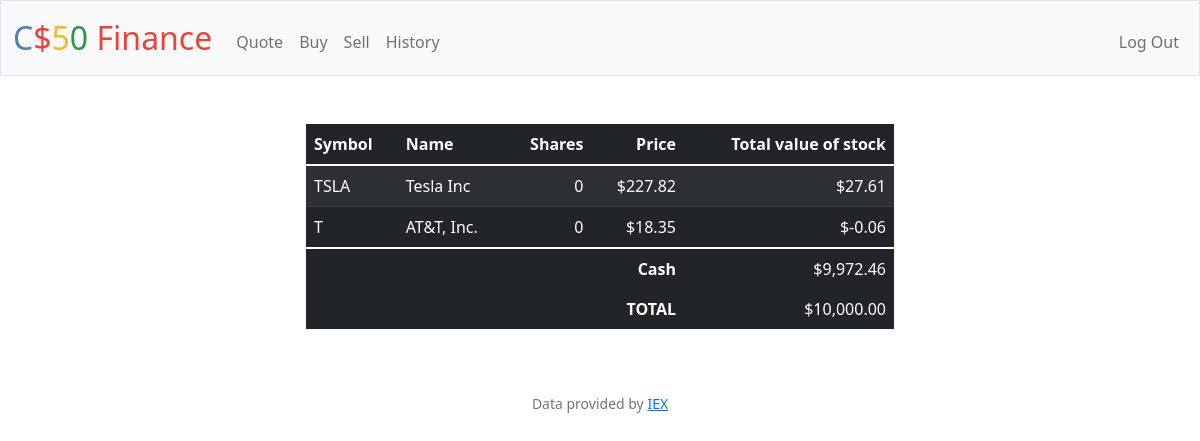
The page / (signed in) on the database as committed earlier.
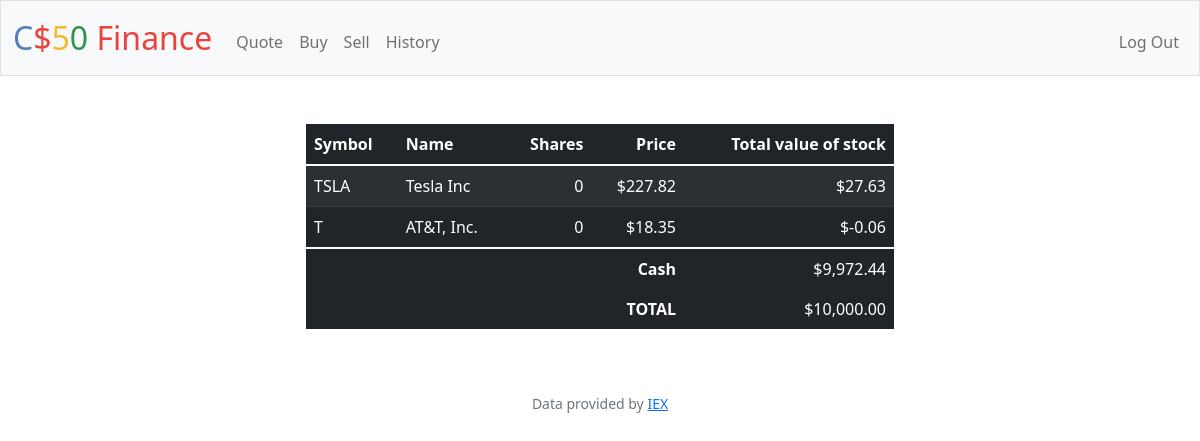
The same page on the database as committed later.
### tables this page shows
CREATE TABLE portfolio (
                portfolio_user_id INTEGER NOT NULL,
                portfolio_id INTEGER PRIMARY KEY,
                name TEXT NOT NULL,
                symbol TEXT NOT NULL,
                shares INTEGER NOT NULL,
                price INTEGER NOT NULL,
                total_value_of_stock NUMERIC NOT NULL DEFAULT 0
            );

### app.py (the view)
@app.route("/")
@login_required
def index():
    portfolio_rows = db.execute("SELECT * FROM portfolio WHERE portfolio_user_id = ?", session["user_id"])
    user_cash_rows = db.execute("SELECT cash FROM users WHERE id = ?", session["user_id"])
    user_cash_balance = round(float(user_cash_rows[0]["cash"]), 2)
    total_starting_cash = 0
    for dict in portfolio_rows:
        total_starting_cash += float(dict["total_value_of_stock"])
    total_starting_cash += user_cash_balance
    for dict in portfolio_rows:
        dict["price"] = usd(dict["price"])
        dict["total_value_of_stock"] = usd(dict["total_value_of_stock"])
    return render_template("index.html", portfolio_rows = portfolio_rows, user_cash_balance = usd(user_cash_balance), total_starting_cash = usd(total_starting_cash))

### app.py (called while the page is built)
@app.after_request
def after_request(response):
    response.headers["Cache-Control"] = "no-cache, no-store, must-revalidate"
    response.headers["Expires"] = 0
    response.headers["Pragma"] = "no-cache"
    return response

### helpers.py (called while the page is built)
def login_required(f):
    @wraps(f)
    def decorated_function(*args, **kwargs):
        if session.get("user_id") is None:
            return redirect("/login")
        return f(*args, **kwargs)
    return decorated_function

def usd(value):
    return f"${value:,.2f}"

### templates/index.html (shortened to what this page needs)
{% extends "layout.html" %}
{% block main %}
    <div class="text-centre mx-auto w-50">
        <table class="table table-striped table-dark">
            <thead>
                <tr>
                    <th class="text-start">Symbol</th>
                    <th class="text-start">Name</th>
                    <th class="text-end">Shares</th>
                    <th class="text-end">Price</th>
                    <th class="text-end">Total value of stock</th>
                </tr>
            </thead>
            <tbody>
                {% for dict in portfolio_rows %}
                <tr>
                    <td class="text-start">{{dict.symbol}}</td>
                    <td class="text-start">{{dict.name}}</td>
                    <td class="text-end">{{dict.shares}}</td>
                    <td class="text-end">{{dict.price}}</td>
                    <td class="text-end">{{dict.total_value_of_stock}}</td>
                </tr>
                {% endfor %}
            </tbody>
            <tfoot>
                <tr>
                    <td class="border-0 fw-bold text-end" colspan="4">Cash</td>
                    <td class="border-0 text-end">{{user_cash_balance}}</td>
                </tr>
                <tr>
                    <td class="border-0 fw-bold text-end" colspan="4">TOTAL</td>
                    <td class="border-0 w-bold text-end">{{total_starting_cash}}</td>
                </tr>
            </tfoot>
        </table>
    </div>
{% endblock %}

### templates/layout.html (shortened to what this page needs)
<!DOCTYPE html>
<html lang="en">
    <head>
        <link href="https://cdn.jsdelivr.net/npm/bootstrap@5.1.3/dist/css/bootstrap.min.css" rel="stylesheet">
        <link href="/static/styles.css" rel="stylesheet">
    </head>
    <body>
        <nav class="bg-light border navbar navbar-expand-md navbar-light">
            <div class="container-fluid">
                <a class="navbar-brand" href="/"><span class="blue">C</span><span class="red">$</span><span class="yellow">5</span><span class="green">0</span> <span class="red">Finance</span></a>
                <div class="collapse navbar-collapse" id="navbar">
                    {% if session["user_id"] %}
                        <ul class="navbar-nav me-auto mt-2">
                            <li class="nav-item"><a class="nav-link" href="/quote">Quote</a></li>
                            <li class="nav-item"><a class="nav-link" href="/buy">Buy</a></li>
                            <li class="nav-item"><a class="nav-link" href="/sell">Sell</a></li>
                            <li class="nav-item"><a class="nav-link" href="/history">History</a></li>
                        </ul>
                        <ul class="navbar-nav ms-auto mt-2">
                            <li class="nav-item"><a class="nav-link" href="/logout">Log Out</a></li>
                        </ul>
                    {% else %}
                        <ul class="navbar-nav ms-auto mt-2">
                            <li class="nav-item"><a class="nav-link" href="/register">Register</a></li>
                            <li class="nav-item"><a class="nav-link" href="/login">Log In</a></li>
                        </ul>
                    {% endif %}
                </div>
            </div>
        </nav>
        <main class="container-fluid py-5 text-center">
            {% block main %}{% endblock %}
        </main>
        <footer class="mb-5 small text-center text-muted">
            Data provided by <a href="https://iexcloud.io/">IEX</a>
        </footer>
    </body>
</html>

### static/styles.css (style rules this page uses)
nav .navbar-brand { font-size: xx-large; }
nav .navbar-brand .blue { color: #537fbe; }
nav .navbar-brand .red { color: #ea433b; }
nav .navbar-brand .yellow { color: #f5b82e; }
nav .navbar-brand .green { color: #2e944b; }

Rows that differ between the two databases and show on the page:
changed portfolio "TSLA": total_value_of_stock "$27.61" → "$27.63"
Other text that changed with them:
{{ user_cash_balance }}: "$9,972.46" → "$9,972.44"
